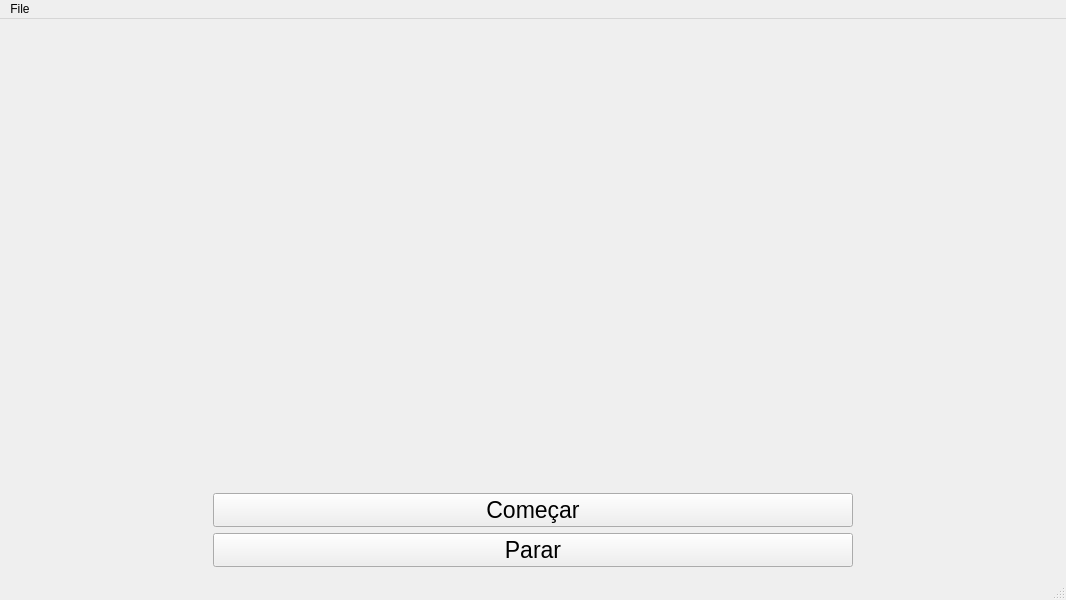
<?xml version="1.0" encoding="UTF-8"?>
<ui version="4.0">
 <class>MainWindow</class>
 <widget class="QMainWindow" name="MainWindow">
  <property name="geometry">
   <rect>
    <x>0</x>
    <y>0</y>
    <width>1066</width>
    <height>600</height>
   </rect>
  </property>
  <property name="minimumSize">
   <size>
    <width>1066</width>
    <height>600</height>
   </size>
  </property>
  <property name="baseSize">
   <size>
    <width>0</width>
    <height>0</height>
   </size>
  </property>
  <property name="windowTitle">
   <string>MainWindow</string>
  </property>
  <widget class="QWidget" name="centralWidget">
   <property name="enabled">
    <bool>true</bool>
   </property>
   <property name="layoutDirection">
    <enum>Qt::LeftToRight</enum>
   </property>
   <layout class="QVBoxLayout" name="verticalLayout">
    <item>
     <layout class="QVBoxLayout" name="verticalLayout_2">
      <property name="sizeConstraint">
       <enum>QLayout::SetMinimumSize</enum>
      </property>
      <item alignment="Qt::AlignHCenter">
       <widget class="QLabel" name="image">
        <property name="enabled">
         <bool>true</bool>
        </property>
        <property name="sizePolicy">
         <sizepolicy hsizetype="Minimum" vsizetype="Minimum">
          <horstretch>0</horstretch>
          <verstretch>0</verstretch>
         </sizepolicy>
        </property>
        <property name="minimumSize">
         <size>
          <width>640</width>
          <height>480</height>
         </size>
        </property>
        <property name="maximumSize">
         <size>
          <width>640</width>
          <height>16777215</height>
         </size>
        </property>
        <property name="text">
         <string/>
        </property>
        <property name="alignment">
         <set>Qt::AlignCenter</set>
        </property>
       </widget>
      </item>
      <item alignment="Qt::AlignHCenter">
       <widget class="QPushButton" name="startBt">
        <property name="minimumSize">
         <size>
          <width>640</width>
          <height>0</height>
         </size>
        </property>
        <property name="maximumSize">
         <size>
          <width>640</width>
          <height>16777215</height>
         </size>
        </property>
        <property name="font">
         <font>
          <pointsize>17</pointsize>
         </font>
        </property>
        <property name="text">
         <string>Começar</string>
        </property>
       </widget>
      </item>
      <item alignment="Qt::AlignHCenter">
       <widget class="QPushButton" name="stopBt">
        <property name="minimumSize">
         <size>
          <width>640</width>
          <height>0</height>
         </size>
        </property>
        <property name="maximumSize">
         <size>
          <width>640</width>
          <height>16777215</height>
         </size>
        </property>
        <property name="font">
         <font>
          <pointsize>17</pointsize>
         </font>
        </property>
        <property name="text">
         <string>Parar</string>
        </property>
       </widget>
      </item>
     </layout>
    </item>
   </layout>
  </widget>
  <widget class="QMenuBar" name="menuBar">
   <property name="geometry">
    <rect>
     <x>0</x>
     <y>0</y>
     <width>1066</width>
     <height>22</height>
    </rect>
   </property>
   <widget class="QMenu" name="menuFile">
    <property name="title">
     <string>File</string>
    </property>
    <addaction name="actionNovo_Gesto"/>
    <addaction name="actionNovo_Gesto_PSMove"/>
    <addaction name="actionTreinar_Gestos"/>
    <addaction name="actionSair"/>
   </widget>
   <addaction name="menuFile"/>
  </widget>
  <widget class="QStatusBar" name="statusBar"/>
  <action name="actionNovo_Gesto">
   <property name="text">
    <string>Novo Gesto ArUco</string>
   </property>
  </action>
  <action name="actionTreinar_Gestos">
   <property name="text">
    <string>Treinar Gestos</string>
   </property>
  </action>
  <action name="actionSair">
   <property name="text">
    <string>Sair</string>
   </property>
  </action>
  <action name="actionNovo_Gesto_PSMove">
   <property name="text">
    <string>Novo Gesto PSMove</string>
   </property>
  </action>
 </widget>
 <layoutdefault spacing="6" margin="11"/>
 <resources/>
 <connections/>
</ui>
